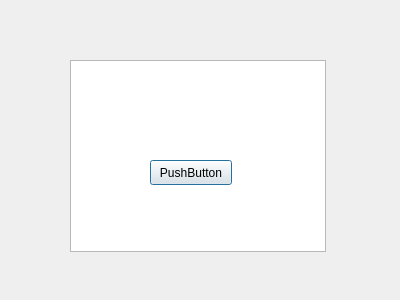
<?xml version="1.0" encoding="UTF-8"?>
<ui version="4.0">
 <class>listWidget</class>
 <widget class="QDialog" name="listWidget">
  <property name="geometry">
   <rect>
    <x>0</x>
    <y>0</y>
    <width>400</width>
    <height>300</height>
   </rect>
  </property>
  <property name="windowTitle">
   <string>Dialog</string>
  </property>
  <widget class="QListWidget" name="listWidget_2">
   <property name="geometry">
    <rect>
     <x>70</x>
     <y>60</y>
     <width>256</width>
     <height>192</height>
    </rect>
   </property>
  </widget>
  <widget class="QPushButton" name="pushButton">
   <property name="geometry">
    <rect>
     <x>150</x>
     <y>160</y>
     <width>82</width>
     <height>25</height>
    </rect>
   </property>
   <property name="text">
    <string>PushButton</string>
   </property>
  </widget>
 </widget>
 <resources/>
 <connections/>
</ui>
